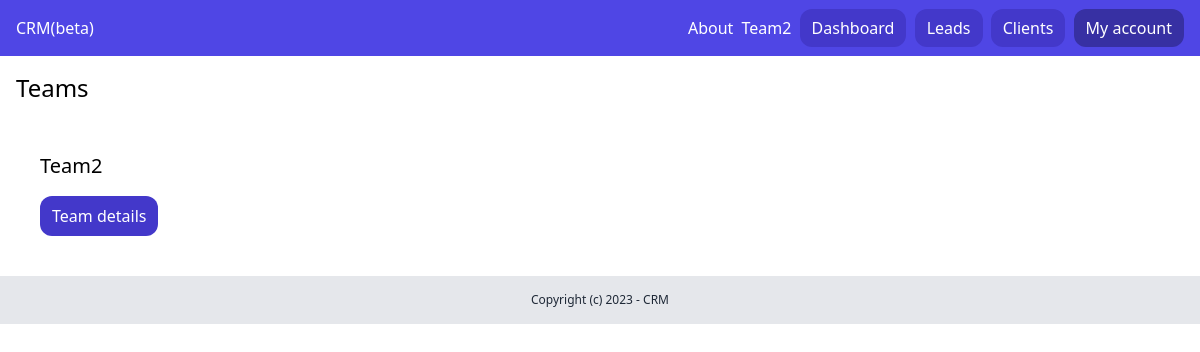
The app's page /dashboard/teams/ (signed in), older data.
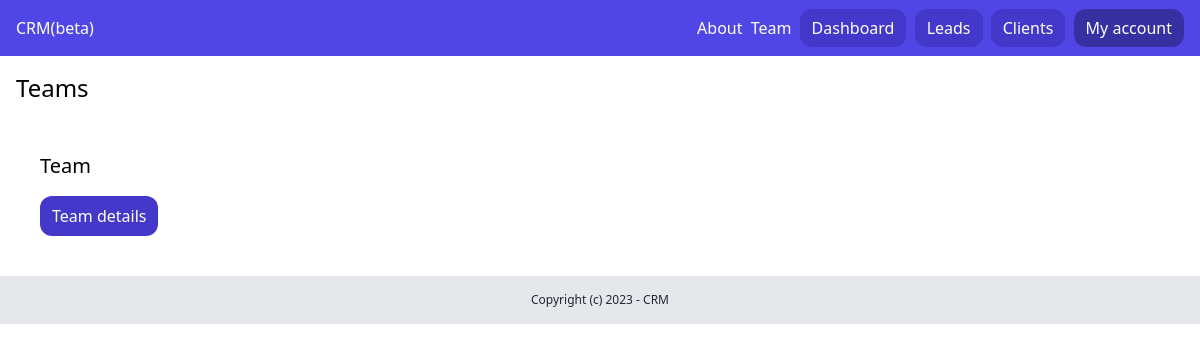
The same page, newer data.
### team/models.py (models this page shows, shortened)
class Team(models.Model):
    plan = models.ForeignKey(Plan, related_name='teams', blank=True, null=True,
                             on_delete=models.CASCADE)
    name = models.CharField(max_length=100)
    members = models.ManyToManyField(User, related_name='teams')
    created_by = models.ForeignKey(
        User, related_name='created_teams', on_delete=models.CASCADE)
    created_at = models.DateTimeField(auto_now=True)

### team/views.py (the view)
# urls.py: path('', teams_list, name='team_list'),
@login_required
def teams_list(request):
    teams = Team.objects.filter(members__in=[request.user])
    return render(request, 'team/team_list.html', {'teams': teams})

### team/context_proceessors.py (called while the page is built)
def active_team(request):
    if request.user.is_authenticated:
        if request.user.userprofile.active_team:
            active_team = request.user.userprofile.active_team
        else:
            active_team = Team.objects.filter(created_by=request.user)[0]
    else:
        active_team = None
    return {'active_team': active_team}

### team/templates/team/team_list.html
{% extends 'core_app/base.html' %} {% block title %} Teams {%endblock %} {%block content %}
<div class="py-4 px-4">
  <h1 class="mb-6 text-2xl">Teams</h1>
  <div class="grid grid-cols-4 gap-4">
    {% for team in teams %}
    <div class="{% if team == active_team %}bg-indigo-100{% else %}bg-gray-100{% endif %} rounded-xl p-6">
      <h2 class="mb-4 text-xl">{{team.name}}</h2>
      {% if team == active_team %}
      <a href="{% url 'team:detail' team.id %}" class="inline-block py-2 px-3 bg-indigo-700 rounded-xl text-white"
        >Team details</a
      >
      {% else %}
      <a href="{% url 'team:activate' team.id %}" class="inline-block py-2 px-3 bg-indigo-700 rounded-xl text-white"
        >Activate team</a
      >
      {% endif %}
    </div>
    {% endfor %}
  </div>
</div>
{% endblock %}

### core_app/templates/core_app/partials/nav.html
<nav class="py-4 px-4 flex justify-between bg-indigo-600">
  <a href="/" class="text-white">CRM(beta)</a>
  <div class="space-x-1">
    <a href="{% url 'core_app:about' %}" class="text-white">About</a>
    {% if request.user.is_authenticated %}
    <a href="{% url 'team:detail' active_team.id %}" class="text-white"> {{ active_team.name }} </a>
    <a href="{% url 'dashboard:dashboard' %}" class="py-2 px-3 bg-indigo-700 rounded-xl text-white">Dashboard</a>
    <a href="{% url 'lead:leads_list' %}" class="py-2 px-3 bg-indigo-700 rounded-xl text-white">Leads</a>
    <a href="{% url 'client_app:clients_list' %}" class="py-2 px-3 bg-indigo-700 rounded-xl text-white">Clients</a>
    <a href="{% url 'acount' %}" class="py-2 px-3 bg-indigo-800 rounded-xl text-white">My account</a>
    {% else %}
    <a href="{% url 'userprofile:login' %}" class="py-2 px-3 bg-indigo-700 rounded-xl text-white">Log in</a>
    <a href="{% url 'userprofile:signup' %}" class="py-2 px-3 bg-indigo-700 rounded-xl text-white">Sign up</a>
    {% endif %}
  </div>
</nav>

Row changes from the older to the newer data that the page shows:
removed Team: name "Team2", shows "Team details"
added Team: name "Team", shows "Team details"
